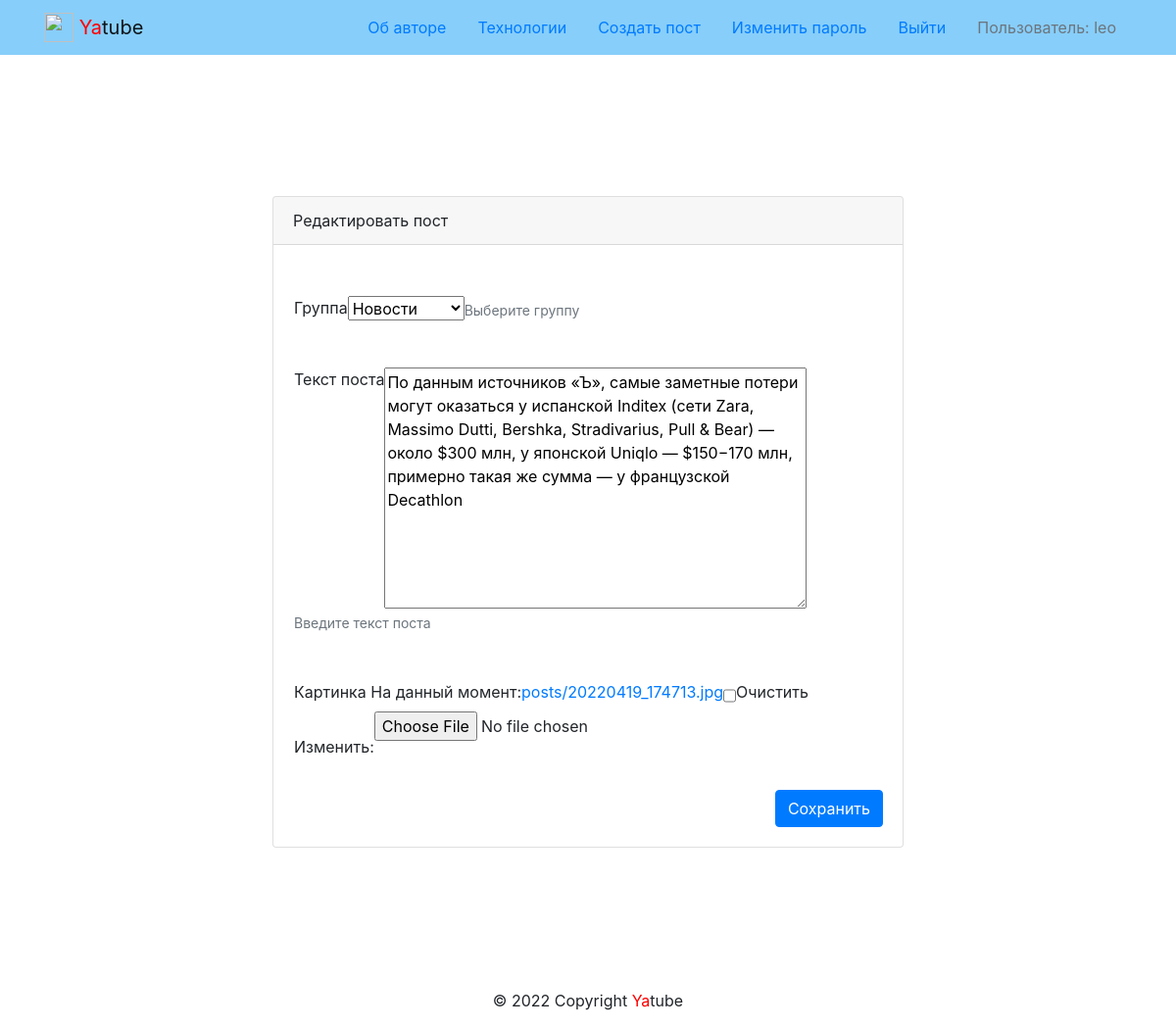
Page /posts/43/edit/ (signed in) on the committed database.
### posts/models.py (models this page shows, shortened)
class Post(models.Model):
    text = models.TextField(
        verbose_name="Текст поста",
        help_text="Введите текст поста")
    pub_date = models.DateTimeField(
        auto_now_add=True,
        verbose_name="Дата публикации",
        help_text="Дата публикации")
    author = models.ForeignKey(
        User,
        on_delete=models.CASCADE,
        related_name="posts",
        verbose_name="Автор",
        help_text="Автор поста")
    group = models.ForeignKey(
        Group,
        on_delete=models.SET_NULL,
        related_name="posts",
        verbose_name="Группа",
        help_text="Выберите группу",
        blank=True,
        null=True)
    image = models.ImageField(
        verbose_name='Картинка',
        upload_to='posts/',
        blank=True
    )
    class Meta:
        ordering = ('-pub_date',)
        verbose_name = 'Пост'
        verbose_name_plural = 'Посты'

### posts/views.py (the view)
# urls.py: path('posts/<int:post_id>/edit/', views.post_edit, name='post_edit'),
@login_required
def post_edit(request, post_id):
    post = get_object_or_404(Post, pk=post_id)
    if post.author != request.user:
        return redirect('posts:post_detail', post_id=post_id)
    form = PostForm(
        request.POST or None,
        files=request.FILES or None,
        instance=post
    )
    if form.is_valid():
        form.save()
        return redirect('posts:post_detail', post_id=post_id)
    context = {
        'post': post,
        'form': form,
        'is_edit': True,
    }
    return render(request, 'posts/create_post.html', context)

### posts/forms.py
class PostForm(forms.ModelForm):
    class Meta:
        model = Post
        fields = ("group", "text", 'image',)

### core/context_processors/year.py (called while the page is built)
def year(request):
    return {
        'year': datetime.now().year
    }

### posts/models.py (called while the page is built)
    def __str__(self):
        return self.title

### templates/posts/create_post.html (shortened to what this page needs)
{% extends 'base.html' %}
{% block content %}
  <div class="container py-5">
    <div class="row justify-content-center">
      <div class="col-md-8 p-5">
        <div class="card">
          <div class="card-header">
            {% if is_edit %}
              Редактировать пост
            {% else %}
              Новый пост
            {% endif %}
          </div>
          <div class="card-body">
          <form method="post" action="" enctype="multipart/form-data">
            {% for field in form  %}
             <div class="form-group row my-3 p-3"">
              {{ field.label }} {{field}}
              <small id="id_text-help" class="form-text text-muted">
                {{ field.help_text }}
              </small>
             </div>
            {% endfor %}
          <div class="d-flex justify-content-end">
            <button type="submit" class="btn btn-primary">
              {% if is_edit %}
                Сохранить
              {% else %}
                Добавить
              {% endif %}
            </button>
          </div>
          </form>
          </div>
        </div>
      </div>
    </div>
  </div>
{% endblock %}

### templates/includes/header.html (shortened to what this page needs)
{% load static %}
<nav class="navbar navbar-light" style="background-color: lightskyblue">
  <div class="container">
    <a class="navbar-brand" href="{% url 'posts:index' %}">
      <img src="{% static 'img/logo.png' %}" width="30" height="30" class="d-inline-block align-top" alt="">
      <span style="color:red">Ya</span>tube
    </a>
    <ul class = "nav nav-pills" >
      <li class = "nav-item" >
         <a class="nav-link
                 "
          href="{% url 'about:author' %}"
          > Об авторе
        </a>
      </li>
      <li class = "nav-item" >
         <a class="nav-link
                 "
          href="{% url 'about:tech' %}"
          > Технологии
         </a>
      </li>
      {% if user.is_authenticated %}
        <li class = "nav-item" >
          <a class="nav-link
                  "
          href="{% url 'posts:post_create' %}"
          > Cоздать пост
          </a>
        </li>
        <li class = "nav-item" >
          <a class="nav-link
                  "
          href="{% url 'users:password_change_form' %}"
          > Изменить пароль
          </a>
        </li>
        <li class = "nav-item" >
          <a class="nav-link
                  "
          href="{% url 'users:logout' %}"
          > Выйти
          </a>
        </li>
        <li class = "nav-item" >
          <a class="nav-link disabled
                  "
          > Пользователь: {{ user.username }}
          </a>
        </li>
     {% endif %}
    </ul>
  </div>
</nav>

### rows in the picture
Post: form "Новости" "По данным источников «Ъ», самые заметные потери могут оказаться у испанской Inditex (сети Zara, Massimo Dutti, Bershka, Stradivarius, Pull & Bear) — около $300 млн, у японской Uniqlo — $150−170 млн, примерно такая же сумма — у французской Decathlon"

### other values in the picture
{{ user.username }} "leo"
{{ field.label }} "Группа" "Текст поста" "Картинка"
{{ field.help_text }} "Выберите группу" "Введите текст поста"
{{ current_year }} "2022"
